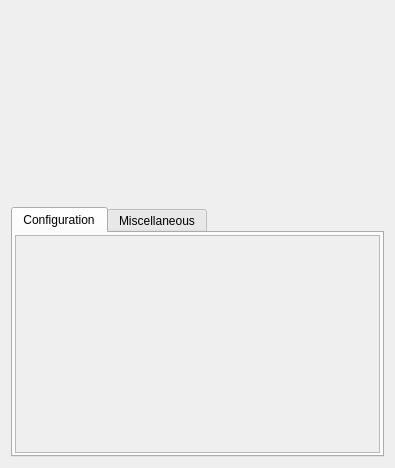
<?xml version="1.0" encoding="UTF-8"?>
<ui version="4.0">
 <class>Form</class>
 <widget class="QWidget" name="Form">
  <property name="geometry">
   <rect>
    <x>0</x>
    <y>0</y>
    <width>395</width>
    <height>468</height>
   </rect>
  </property>
  <property name="sizePolicy">
   <sizepolicy hsizetype="Preferred" vsizetype="Preferred">
    <horstretch>0</horstretch>
    <verstretch>0</verstretch>
   </sizepolicy>
  </property>
  <property name="windowTitle">
   <string>Form</string>
  </property>
  <layout class="QVBoxLayout" name="verticalLayout_3">
   <item>
    <widget class="TyphosDisplayTitle" name="TyphosDisplayTitle">
     <property name="toolTip">
      <string/>
     </property>
     <property name="underline_midLineWidth" stdset="0">
      <number>-4</number>
     </property>
    </widget>
   </item>
   <item alignment="Qt::AlignTop">
    <widget class="TyphosSignalPanel" name="read_panel">
     <property name="toolTip">
      <string/>
     </property>
     <property name="whatsThis">
      <string>
    Panel of Signals for Device
    </string>
     </property>
     <property name="showNormal" stdset="0">
      <bool>false</bool>
     </property>
     <property name="showConfig" stdset="0">
      <bool>false</bool>
     </property>
     <property name="showOmitted" stdset="0">
      <bool>false</bool>
     </property>
    </widget>
   </item>
   <item alignment="Qt::AlignTop">
    <widget class="QTabWidget" name="signal_tab">
     <property name="sizePolicy">
      <sizepolicy hsizetype="Expanding" vsizetype="Maximum">
       <horstretch>0</horstretch>
       <verstretch>0</verstretch>
      </sizepolicy>
     </property>
     <property name="minimumSize">
      <size>
       <width>0</width>
       <height>250</height>
      </size>
     </property>
     <property name="maximumSize">
      <size>
       <width>16777215</width>
       <height>500</height>
      </size>
     </property>
     <property name="autoFillBackground">
      <bool>false</bool>
     </property>
     <property name="tabPosition">
      <enum>QTabWidget::North</enum>
     </property>
     <property name="tabShape">
      <enum>QTabWidget::Rounded</enum>
     </property>
     <property name="currentIndex">
      <number>0</number>
     </property>
     <property name="elideMode">
      <enum>Qt::ElideNone</enum>
     </property>
     <property name="usesScrollButtons">
      <bool>false</bool>
     </property>
     <property name="documentMode">
      <bool>false</bool>
     </property>
     <property name="tabBarAutoHide">
      <bool>false</bool>
     </property>
     <widget class="QWidget" name="normal_tab">
      <attribute name="title">
       <string>Configuration</string>
      </attribute>
      <layout class="QHBoxLayout" name="config_tab_layout">
       <property name="leftMargin">
        <number>2</number>
       </property>
       <property name="topMargin">
        <number>2</number>
       </property>
       <property name="rightMargin">
        <number>2</number>
       </property>
       <property name="bottomMargin">
        <number>2</number>
       </property>
       <item>
        <widget class="QScrollArea" name="normal_scroll">
         <property name="font">
          <font>
           <underline>false</underline>
          </font>
         </property>
         <property name="horizontalScrollBarPolicy">
          <enum>Qt::ScrollBarAlwaysOff</enum>
         </property>
         <property name="sizeAdjustPolicy">
          <enum>QAbstractScrollArea::AdjustToContentsOnFirstShow</enum>
         </property>
         <property name="widgetResizable">
          <bool>true</bool>
         </property>
         <widget class="QWidget" name="normal_widget">
          <property name="geometry">
           <rect>
            <x>0</x>
            <y>0</y>
            <width>359</width>
            <height>215</height>
           </rect>
          </property>
          <layout class="QVBoxLayout" name="verticalLayout_2">
           <property name="leftMargin">
            <number>2</number>
           </property>
           <property name="topMargin">
            <number>2</number>
           </property>
           <property name="rightMargin">
            <number>2</number>
           </property>
           <property name="bottomMargin">
            <number>2</number>
           </property>
           <item>
            <widget class="TyphosSignalPanel" name="normal_panel">
             <property name="sizePolicy">
              <sizepolicy hsizetype="Preferred" vsizetype="Maximum">
               <horstretch>0</horstretch>
               <verstretch>0</verstretch>
              </sizepolicy>
             </property>
             <property name="toolTip">
              <string/>
             </property>
             <property name="whatsThis">
              <string>
    Panel of Signals for Device
    </string>
             </property>
             <property name="showHints" stdset="0">
              <bool>false</bool>
             </property>
             <property name="showNormal" stdset="0">
              <bool>false</bool>
             </property>
             <property name="showOmitted" stdset="0">
              <bool>false</bool>
             </property>
            </widget>
           </item>
           <item>
            <spacer name="verticalSpacer">
             <property name="orientation">
              <enum>Qt::Vertical</enum>
             </property>
             <property name="sizeHint" stdset="0">
              <size>
               <width>20</width>
               <height>40</height>
              </size>
             </property>
            </spacer>
           </item>
          </layout>
         </widget>
        </widget>
       </item>
      </layout>
     </widget>
     <widget class="QWidget" name="misc_tab">
      <attribute name="title">
       <string>Miscellaneous</string>
      </attribute>
      <layout class="QHBoxLayout" name="misc_tab_layout">
       <property name="leftMargin">
        <number>2</number>
       </property>
       <property name="topMargin">
        <number>2</number>
       </property>
       <property name="rightMargin">
        <number>2</number>
       </property>
       <property name="bottomMargin">
        <number>2</number>
       </property>
       <item>
        <widget class="QScrollArea" name="misc_scroll">
         <property name="horizontalScrollBarPolicy">
          <enum>Qt::ScrollBarAlwaysOff</enum>
         </property>
         <property name="sizeAdjustPolicy">
          <enum>QAbstractScrollArea::AdjustToContentsOnFirstShow</enum>
         </property>
         <property name="widgetResizable">
          <bool>true</bool>
         </property>
         <widget class="QWidget" name="misc_widget">
          <property name="geometry">
           <rect>
            <x>0</x>
            <y>0</y>
            <width>359</width>
            <height>215</height>
           </rect>
          </property>
          <layout class="QVBoxLayout" name="verticalLayout">
           <property name="leftMargin">
            <number>2</number>
           </property>
           <property name="topMargin">
            <number>2</number>
           </property>
           <property name="rightMargin">
            <number>2</number>
           </property>
           <property name="bottomMargin">
            <number>2</number>
           </property>
           <item>
            <widget class="TyphosSignalPanel" name="misc_panel">
             <property name="toolTip">
              <string/>
             </property>
             <property name="whatsThis">
              <string>
    Panel of Signals for Device
    </string>
             </property>
             <property name="showHints" stdset="0">
              <bool>false</bool>
             </property>
             <property name="showNormal" stdset="0">
              <bool>false</bool>
             </property>
             <property name="showConfig" stdset="0">
              <bool>false</bool>
             </property>
            </widget>
           </item>
           <item>
            <spacer name="verticalSpacer_2">
             <property name="orientation">
              <enum>Qt::Vertical</enum>
             </property>
             <property name="sizeHint" stdset="0">
              <size>
               <width>20</width>
               <height>40</height>
              </size>
             </property>
            </spacer>
           </item>
          </layout>
         </widget>
        </widget>
       </item>
      </layout>
     </widget>
    </widget>
   </item>
  </layout>
 </widget>
 <customwidgets>
  <customwidget>
   <class>TyphosSignalPanel</class>
   <extends>QWidget</extends>
   <header>typhos.panel</header>
  </customwidget>
  <customwidget>
   <class>TyphosDisplayTitle</class>
   <extends>QFrame</extends>
   <header>typhos.display</header>
  </customwidget>
 </customwidgets>
 <resources/>
 <connections/>
</ui>
